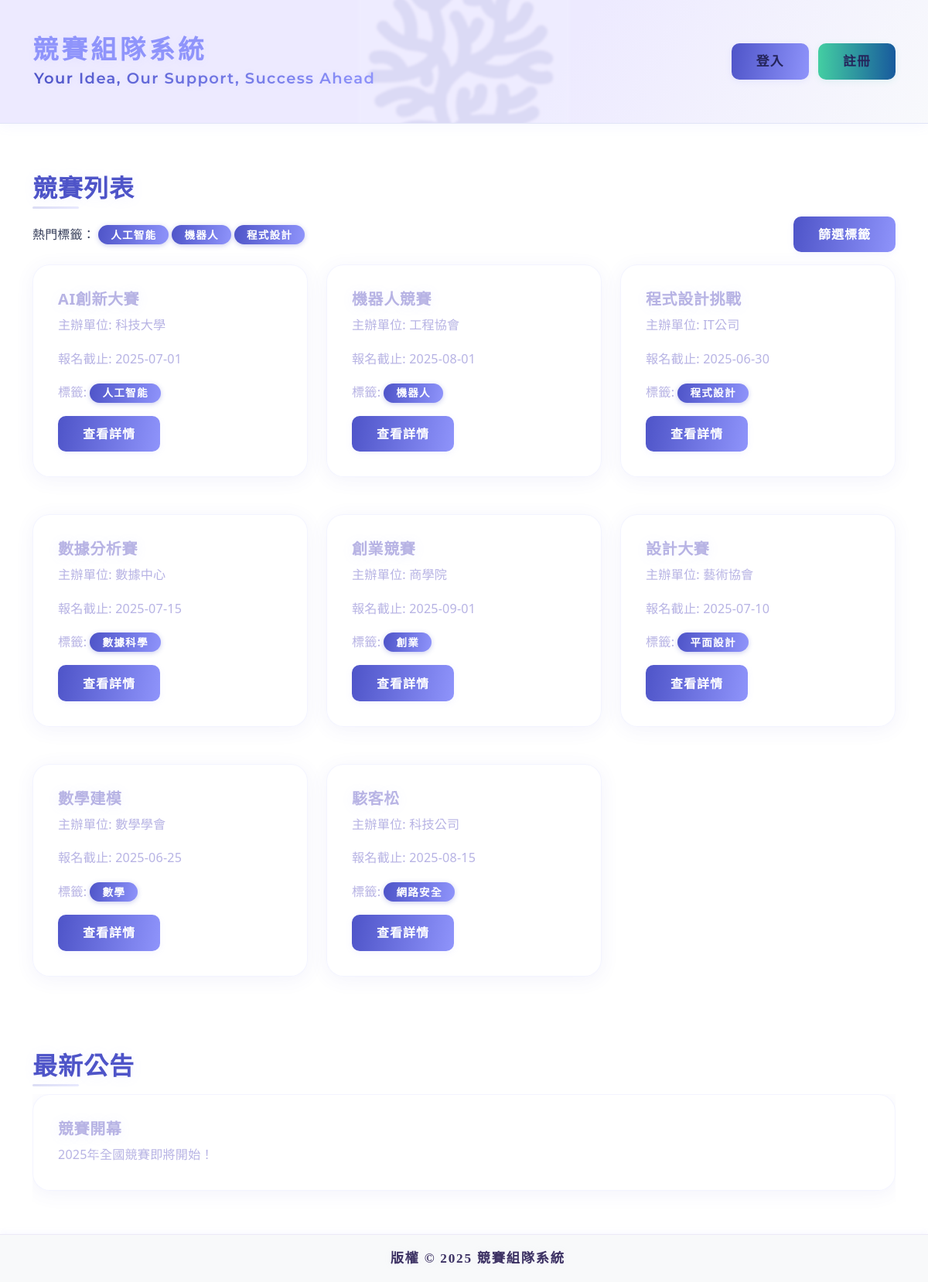
The page / on the database its author committed.
### tables this page shows
CREATE TABLE `competition` (
  `CID` varchar(50) NOT NULL,
  `Name` varchar(100) NOT NULL,
  `Organizing_Units` varchar(255) NOT NULL,
  `Field` varchar(100) NOT NULL,
  `Registration_Deadline` date NOT NULL,
  `Prize_Money` decimal(10,2) DEFAULT NULL,
  `Eligibility_Requirements` text DEFAULT NULL,
  `Required_Number` int(11) NOT NULL
);

CREATE TABLE `announcement` (
  `AnnouncementID` varchar(50) NOT NULL,
  `Title` varchar(100) NOT NULL,
  `Content` text NOT NULL,
  `Published_By` varchar(50) NOT NULL
);

### src/index.php (the view, shortened to what this page needs)
<?php
require 'db_connect.php';
?>
<!DOCTYPE html>
<html lang="zh-TW">
<head>
    <link href="https://cdn.jsdelivr.net/npm/bootstrap@5.3.3/dist/css/bootstrap.min.css" rel="stylesheet">
    <link href="../assets/css/style.css" rel="stylesheet">
    <link rel="stylesheet" href="https://cdn.jsdelivr.net/npm/sweetalert2@11/dist/sweetalert2.min.css">
</head>
<body>
    <nav class="navbar navbar-light navbar-custom">
        <div class="navbar-bg-coral"></div>
        <div class="container">
            <a class="navbar-brand" href="#">
                競賽組隊系統
                <span class="navbar-brand-slogan">Your Idea, Our Support, Success Ahead</span>
            </a>
            <div class="ms-auto">
                <?php if (isset($_SESSION['user_id'])): ?>
                    <span class="navbar-text me-2">
                        歡迎，<?php echo htmlspecialchars($_SESSION['user_name']); ?>！
                    </span>
                    <a href="<?php echo $_SESSION['role'] === 'admin' ? 'admin.php' : 'student.php'; ?>" class="btn btn-primary me-2">我的儀表板</a>
                <?php else: ?>
                    <button class="btn btn-primary me-2" data-bs-toggle="modal" data-bs-target="#loginModal">登入</button>
                    <button class="btn btn-success" data-bs-toggle="modal" data-bs-target="#registerModal">註冊</button>
                <?php endif; ?>
            </div>
        </div>
    </nav>
<div style="height: 2.5rem;"></div>
    <div class="container my-4">
        <h2>競賽列表</h2><div class="d-flex justify-content-between align-items-center mb-3">
            <div>
                <span>熱門標籤：</span>
                <span id="tag-container">
                    <?php
                    $stmt = $pdo->query("SELECT DISTINCT Field FROM Competition");
                    $tags = [];
                    while ($row = $stmt->fetch(PDO::FETCH_ASSOC)) {
                        $fields = explode(',', $row['Field']);
                        foreach ($fields as $field) {
                            $field = trim($field);
                            if ($field && !in_array($field, $tags)) {
                                $tags[] = $field;
                            }
                        }
                    }
                    $top_tags = array_slice($tags, 0, 3);
                    foreach ($top_tags as $tag) {
                        echo '<span class="badge bg-secondary me-1">' . htmlspecialchars($tag) . '</span>';
                    }
                    ?>
                </span>
            </div>
            <button class="btn btn-primary" data-bs-toggle="modal" data-bs-target="#filterModal">篩選標籤</button>
        </div>
        <div class="row" id="competition-list">
                    <?php
            $sql = "SELECT CID, Name, Organizing_Units, Registration_Deadline, Field FROM Competition";
            $params = [];
            $stmt = $pdo->prepare($sql);
            $stmt->execute($params);
            while ($row = $stmt->fetch(PDO::FETCH_ASSOC)) {
                echo '
                <div class="col-md-4 mb-3">
                    <div class="card">
                        <div class="card-body">
                            <h5 class="card-title text-soft-blue">' . htmlspecialchars($row['Name']) . '</h5>
                            <p class="card-text text-soft-blue">主辦單位: ' . htmlspecialchars($row['Organizing_Units']) . '</p>
                            <p class="card-text text-soft-blue">報名截止: ' . htmlspecialchars($row['Registration_Deadline']) . '</p>
                            <p class="card-text text-soft-blue">標籤: ';
                $tags = explode(',', $row['Field']);
                foreach ($tags as $tag) {
                    $tag = trim($tag);
                    if ($tag !== '') {
                        echo '<span class="badge bg-secondary me-1">' . htmlspecialchars($tag) . '</span>';
                    }
                }
                echo '</p>
                            <a href="competition_details.php?cid=' . htmlspecialchars($row['CID']) . '" class="btn btn-info">查看詳情</a>
                        </div>
                    </div>
                </div>';
            }
            ?>
        </div>
        <h2 class="mt-5">最新公告</h2>
        <div id="announcementCarousel" class="carousel slide" data-bs-ride="carousel">
            <div class="carousel-inner">
                <?php
                $stmt = $pdo->query("SELECT Title, Content FROM Announcement");
                $first = true;
                while ($row = $stmt->fetch(PDO::FETCH_ASSOC)) {
                    $active = $first ? 'active' : '';
                    echo '
                    <div class="carousel-item ' . $active . '">
                        <div class="card">
                            <div class="card-body">
                                <h5 class="card-title text-soft-blue">' . htmlspecialchars($row['Title']) . '</h5>
                                <p class="card-text text-soft-blue">' . htmlspecialchars($row['Content']) . '</p>
                            </div>
                        </div>
                    </div>';
                    $first = false;
                }
                ?>
            </div>
            <button class="carousel-control-prev" type="button" data-bs-target="#announcementCarousel" data-bs-slide="prev">
                <span class="carousel-control-prev-icon" aria-hidden="true"></span>
            </button>
            <button class="carousel-control-next" type="button" data-bs-target="#announcementCarousel" data-bs-slide="next">
                <span class="carousel-control-next-icon" aria-hidden="true"></span>
            </button>
        </div>
    </div>
    <footer class="bg-light text-center py-3">
        <p class="footer-title">版權 © 2025 競賽組隊系統</p>
    </footer>
</body>
</html>

### src/index.php (style rules this page uses)
html, body { height: 100%; margin: 0; padding: 0; }
body { min-height: 100%; background: #fff; }
.text-soft-blue { color: #b7b3e4 !important; }
.navbar-custom { position: relative; background: linear-gradient(120deg, #edeaff 60%, #f8f9fc 100%); border-bottom: 1.5px solid #e0e4f7; box-shadow: 0 2px 16px #8f94fb14; overflow: hidden; min-height: 160px; padding-top: 2.5rem; padding-bottom: 2.5rem; margin-top: 0 !important; top: 0; display: flex; align-items: center; }
.navbar-bg-coral { position: absolute; left: 50%; top: 54%; transform: translate(-50%, -50%) scale(1.18); width: 420px; height: 220px; background: url('assets/img/main-logo.png') center/contain no-repeat; opacity: 0.10; z-index: 0; filter: blur(1.2px); pointer-events: none; }
.navbar-custom .container { position: relative; z-index: 2; }
.navbar-brand { font-family: 'Noto Serif TC', 'Noto Sans TC', serif; font-weight: 900; font-size: 2.1rem; color: #8f94fb !important; letter-spacing: 0.12em; line-height: 1.08; padding: 0; }
.navbar-brand-slogan { display: block; font-family: 'Montserrat', 'Segoe UI', Arial, sans-serif; font-size: 1.22rem; font-weight: 600; letter-spacing: 0.07em; color: #4e54c8; margin-left: 2px; margin-top: 0.4em; line-height: 1.1; background: linear-gradient(90deg, #4e54c8 0%, #8f94fb 100%); -webkit-background-clip: text; -webkit-text-fill-color: transparent; background-clip: text; text-fill-color: transparent; text-shadow: 0 1px 8px #8f94fb22; }

### rows shown on the page
competition: Name "AI創新大賽", Organizing_Units "科技大學", Registration_Deadline "2025-07-01", Field "人工智能"
competition: Name "機器人競賽", Organizing_Units "工程協會", Registration_Deadline "2025-08-01", Field "機器人"
competition: Name "程式設計挑戰", Organizing_Units "IT公司", Registration_Deadline "2025-06-30", Field "程式設計"
competition: Name "數據分析賽", Organizing_Units "數據中心", Registration_Deadline "2025-07-15", Field "數據科學"
competition: Name "創業競賽", Organizing_Units "商學院", Registration_Deadline "2025-09-01", Field "創業"
competition: Name "設計大賽", Organizing_Units "藝術協會", Registration_Deadline "2025-07-10", Field "平面設計"
competition: Name "數學建模", Organizing_Units "數學學會", Registration_Deadline "2025-06-25", Field "數學"
competition: Name "駭客松", Organizing_Units "科技公司", Registration_Deadline "2025-08-15", Field "網路安全"
announcement: Title "競賽開幕", Content "2025年全國競賽即將開始！"

### other values the page prints
$tag "人工智能"
$tag "機器人"
$tag "程式設計"
